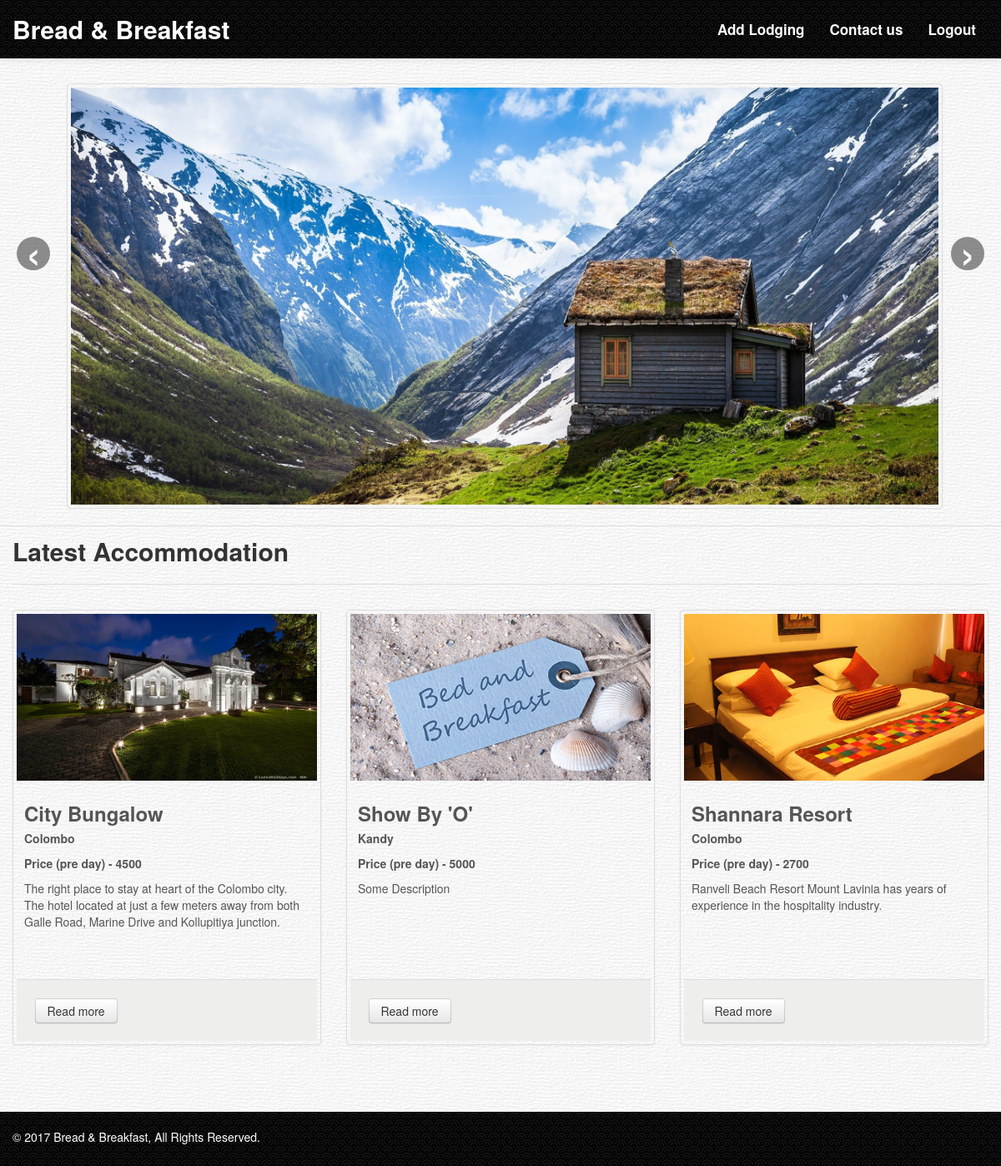
/index.php (signed in), run on the app's committed database.
### tables this page shows
CREATE TABLE `lodging` (
  `id` int(11) NOT NULL AUTO_INCREMENT,
  `name` varchar(200) NOT NULL,
  `price` int(11) NOT NULL,
  `description` text NOT NULL,
  `long_description` text,
  `location` varchar(50) NOT NULL,
  `image_url` text NOT NULL,
  `availability` tinyint(1) DEFAULT '1' COMMENT '1 - available 0 - unavailable',
  `user_id` int(11) NOT NULL,
  `created_date` timestamp NOT NULL DEFAULT CURRENT_TIMESTAMP,
  `status` tinyint(1) DEFAULT '1',
  PRIMARY KEY (`id`)
);

### index.php (the view, shortened to what this page needs)
<?php
    include_once("config/db_config.php");
    include('layouts/header.php');
?>
    <div class="content">
      <div class="slider">
        <div class="container-fluid">
          <div id="heroSlider" class="carousel slide">
            <div class="carousel-inner">
              <div class="active item">
                <div class="hero-unit">
                  <div class="row-fluid">
                    <img src="assets/img/sliders/mountain_lodge_top_snow_92237_2560x1080.jpg" class="thumbnail" style="width: 1280px; height: 500px;">
                  </div>
                </div>
              </div>
            </div>
            <a class="left carousel-control" href="#heroSlider" data-slide="prev">‹</a>
            <a class="right carousel-control" href="#heroSlider" data-slide="next">›</a>
          </div>
        </div>
      </div>
        <div class="container">
          <div class="page-header">
            <h2>Latest Accommodation</h2>
          </div>
          <div class="row-fluid">
            <ul class="thumbnails">
            <?php
              $results = $connection->query("SELECT * FROM lodging ORDER BY id DESC LIMIT 0 , 3");
            if (mysqli_num_rows($results)>0) {
                while ($obj = $results->fetch_object()) {
            ?>
          <li class="span4">
          <form action="lodging_detail_view.php" method="post">
            <div class="thumbnail">
                <img src="<?php echo $obj->image_url;?>" alt="product name" style="height: 200px">
              <div class="caption">
                <h3 style="margin-bottom: 0px;"><?php echo $obj->name;?></h3>
                <h5 style="margin-top: 0px;"><?php echo $obj->location;?></h5>
                <h5>Price (pre day) - <?php echo $obj->price;?></h5>
                <p style="height: 100px;">
                    <?php echo $obj->description;?>
                </p>
              </div>
              <div class="widget-footer">
                <p>
                  <button class="btn">Read more</button>
                </p>
              </div>
            </div>
          </form>
          </li>
            <?php
                }
            } else {
                echo '<div class="alert alert-danger alert-dismissible" role="alert" style="text-align: center;">
                            <button type="button" class="close" data-dismiss="alert" aria-label="Close"><span aria-hidden="true">&times;</span></button>
                            <strong>Oops!</strong> Products Not Found !.
                      </div>';
            }
            ?>
            </ul>
          </div>
        </div>
    </div>
<?php
    include('layouts/footer.php');
?>

### assets/css/boot-business.css (style rules this page uses)
.hero-unit { background: none; padding: 0 60px 0 60px; margin: 0; }
.carousel-control { border: none; }
.left { left: 0; }
.right { right: 0 !important; }
.content { padding: 30px 0; background: url('../img/content.png'); }
.thumbnail img { width: 100%; }
.page-header { margin: 0 0 30px; border-bottom: 1px solid #ddd; }
.slider { border-bottom: 1px solid #ddd; }
.widget-footer { padding: 6%; background-color: #EEEEEC; border-top: 1px solid #DDD; }
.widget-footer p { margin: 0; }
@media (min-width: 1200px) { body { padding-top: 70px; } }

### data on the page
lodging: image_url (picture), name "City Bungalow", location "Colombo", price "4500", description "The right place to stay at heart of the Colombo city. The hotel located at just a few meters away from both Galle Road, Marine Drive and Kollupitiya junction."
lodging: image_url (picture), name "Show By 'O'", location "Kandy", price "5000", description "Some Description"
lodging: image_url (picture), name "Shannara Resort", location "Colombo", price "2700", description "Ranveli Beach Resort Mount Lavinia has years of experience in the hospitality industry."
